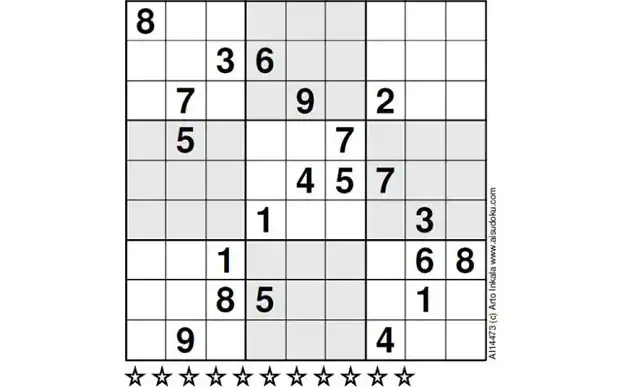
#> input picture test_image.jpeg, 620 x 387 px
$ jupyter execute --allow-errors opencvSudoku.ipynb
#> lines starting #> are read from the running program, lines starting #| are printed output that depends on the picture; after the words box and inside, x2 and y2 are one past the last pixel; in counts of white or black regions, pixels touching at a corner belong together
<a href="https://colab.research.google.com/github/Vkoundinya/SudokuSolver/blob/main/opencvSudoku.ipynb" target="_parent"></a>

[cell 1]
import cv2
import numpy as np
import imutils
from imutils.perspective import four_point_transform
from skimage.segmentation import clear_border
from keras.models import load_model
from keras.preprocessing.image import img_to_array
from sudoku import Sudoku

# New section

[cell 2]
def solveSudoku(board):
    solveGrid(0,0,board)
    return board

def solveGrid(row,col,board):
    currentRow=row
    currentCol=col
    if currentCol==len(board[row]):
        currentRow+=1
        currentCol=0
        if currentRow==len(board):
            return True
    if board[currentRow][currentCol]==0:
        return tryFilling(currentRow,currentCol,board)
    return solveGrid(currentRow,currentCol+1,board)

def tryFilling(row,col,board):
    for digit in range(1,10):
        if validPosition(digit,row,col,board):
            board[row][col]=digit
            if solveGrid(row,col+1,board):
                return True
    board[row][col]=0
    return False


def validPosition(value,row,col,board):
    rowIsValid = value not in board[row]
    colIsValid = value not in map(lambda r:r[col],board)
    if not rowIsValid or not colIsValid:
        return False
    subRow=row//3
    subCol=col//3
    for rowIdx in range(3):
        for colIdx in range(3):
            rowToCheck=subRow*3+rowIdx
            colToCheck=subCol*3+colIdx
            valueExisting=board[rowToCheck][colToCheck]
            if valueExisting==value:
                return False
    return True

[cell 3]
def find_board(puzzle):
    gray_image = cv2.cvtColor(puzzle, cv2.COLOR_BGR2GRAY)

    blurred_image = cv2.GaussianBlur(gray_image, (7, 7), 3)
    blurred_image = cv2.adaptiveThreshold(blurred_image, 255, cv2.ADAPTIVE_THRESH_GAUSSIAN_C, cv2.THRESH_BINARY, 11, 2)

    blurred_image = cv2.bitwise_not(blurred_image, blurred_image)
    kernel = np.array([[0., 1., 0.], [1., 1., 1.], [0., 1., 0.]], np.uint8)
    dialated_image = cv2.dilate(blurred_image, (13,13),8)

    cnts = cv2.findContours(blurred_image, cv2.RETR_LIST,
                            cv2.CHAIN_APPROX_NONE)
    cnts = imutils.grab_contours(cnts)
    cnts = sorted(cnts, key=cv2.contourArea, reverse=True)
    puzzleCnt = None

    for c in cnts:
        peri = cv2.arcLength(c, True)
        approx = cv2.approxPolyDP(c, 0.02 * peri, True)
        if len(approx) == 4:
            puzzleCnt = approx
            break

    if puzzleCnt is None:
        raise Exception(("Could not find Sudoku puzzle outline. "
                         "Try debugging your thresholding and contour steps."))

    puzzle1 = four_point_transform(puzzle, puzzleCnt.reshape(4, 2))
    warped = four_point_transform(gray_image, puzzleCnt.reshape(4, 2))
    return puzzle1, warped

Code to Find the Digit if present from Each Cell

[cell 4]
def find_digit_in_cell(cell):
    thresh = cv2.threshold(cell, 0, 255,
                           cv2.THRESH_BINARY_INV | cv2.THRESH_OTSU)[1]
    thresh = clear_border(thresh)
    cnts = cv2.findContours(thresh.copy(), cv2.RETR_LIST,
                            cv2.CHAIN_APPROX_NONE)
    cnts = imutils.grab_contours(cnts)
    if len(cnts) == 0:
        return None
        # otherwise, find the largest contour in the cell and create a
        # mask for the contour
    c = max(cnts, key=cv2.contourArea)
    mask = np.zeros(thresh.shape, dtype="uint8")
    cv2.drawContours(mask, [c], -1, 255, -1)
    (h, w) = thresh.shape
    percentFilled = cv2.countNonZero(mask) / float(w * h)
    # if less than 3% of the mask is filled then we are looking at
    # noise and can safely ignore the contour
    if percentFilled < 0.03:
        return None
    # apply the mask to the thresholded cell
    digit = cv2.bitwise_and(thresh, thresh, mask=mask)
    return digit

[cell 5]
puzzle = cv2.imread('test_image.jpeg')
#> puzzle is the input picture: shape (387, 620, 3); mean B, G, R 233.4, 233.5, 233.4
puzzle = cv2.resize(puzzle, (1400, 800))
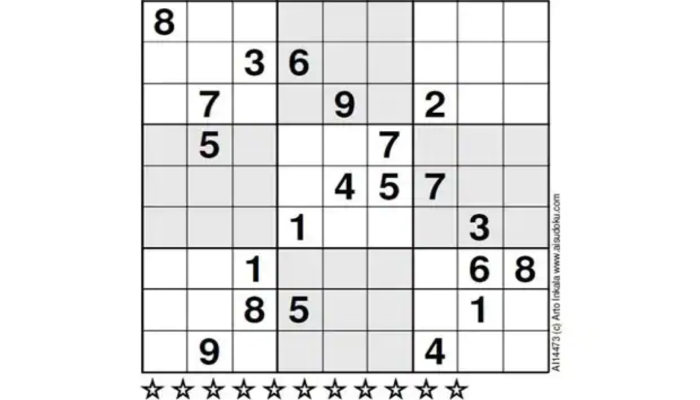
#> puzzle: shape (800, 1400, 3) (shown at 1/2 size); mean B, G, R 233.4, 233.4, 233.4

puzzleBoard, warped = find_board(puzzle)
#> in find_board, `blurred_image = cv2.GaussianBlur(gray_image, (7, 7), 3)`:
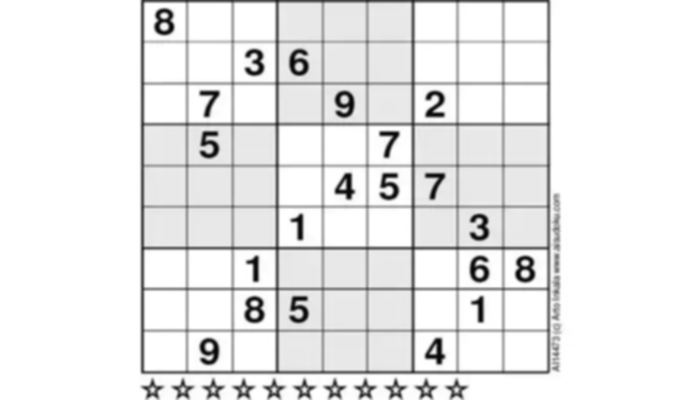
#> blurred_image: shape (800, 1400) (shown at 1/2 size); min 2, max 255, mean 233.4
#> in find_board, `blurred_image = cv2.adaptiveThreshold(blurred_image, 255, cv2.ADAPTIVE..`:
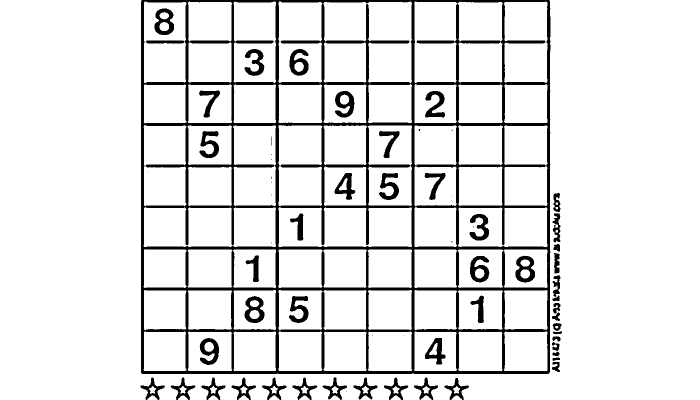
#> blurred_image: shape (800, 1400) (shown at 1/2 size); 89.6% white; 70 black regions (22 under 20 px), largest, box (x1, y1, x2, y2) and area: (282, 0, 1101, 748) 84660, (489, 592, 529, 646) 1180, (309, 17, 348, 70) 1167
#> in find_board, `blurred_image = cv2.bitwise_not(blurred_image, blurred_image)`:
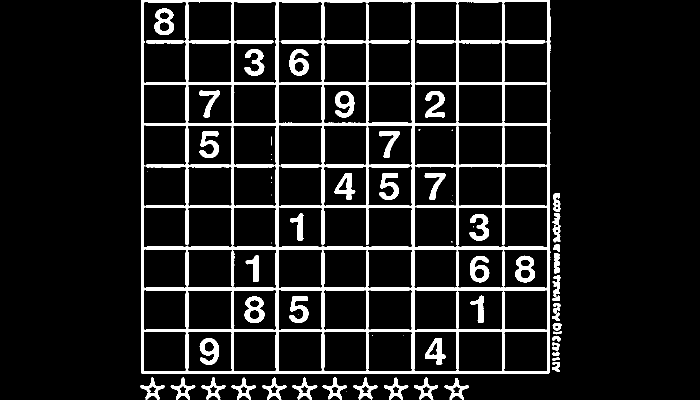
#> blurred_image: shape (800, 1400) (shown at 1/2 size); 10.4% white; 70 white regions (22 under 20 px), largest, box (x1, y1, x2, y2) and area: (282, 0, 1101, 748) 84660, (489, 592, 529, 646) 1180, (309, 17, 348, 70) 1167
#> in find_board, `dialated_image = cv2.dilate(blurred_image, (13,13),8)`:
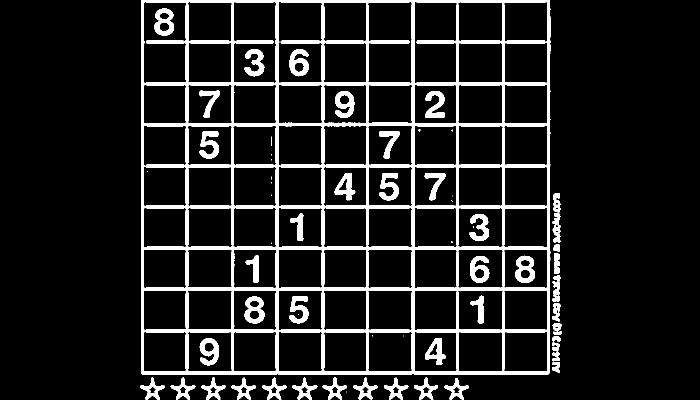
#> dialated_image: shape (800, 1400) (shown at 1/2 size); 11.3% white; 63 white regions (18 under 20 px)
#> in find_board, `cnts = cv2.findContours(blurred_image, cv2.RETR_LIST, cv2.CHAIN_APPROX..`: cnts = 163 contours, 23 with area under 20; largest, box (x1, y1, x2, y2) and area: (282, 0, 1101, 748) 610354, (556, 413, 825, 495) 20088, (646, 2, 825, 167) 20020, (827, 2, 1007, 167) 19938, (915, 414, 1096, 495) 13558
#> the loop in find_board, `for c in cnts:` made 1 pass
#> (peri, puzzleCnt) on pass 1: (3136.3, [[283, 0], [284, 747], [1099, 744], [1098, 0]])
#> in find_board, `puzzle1 = four_point_transform(puzzle, puzzleCnt.reshape(4, 2))`:
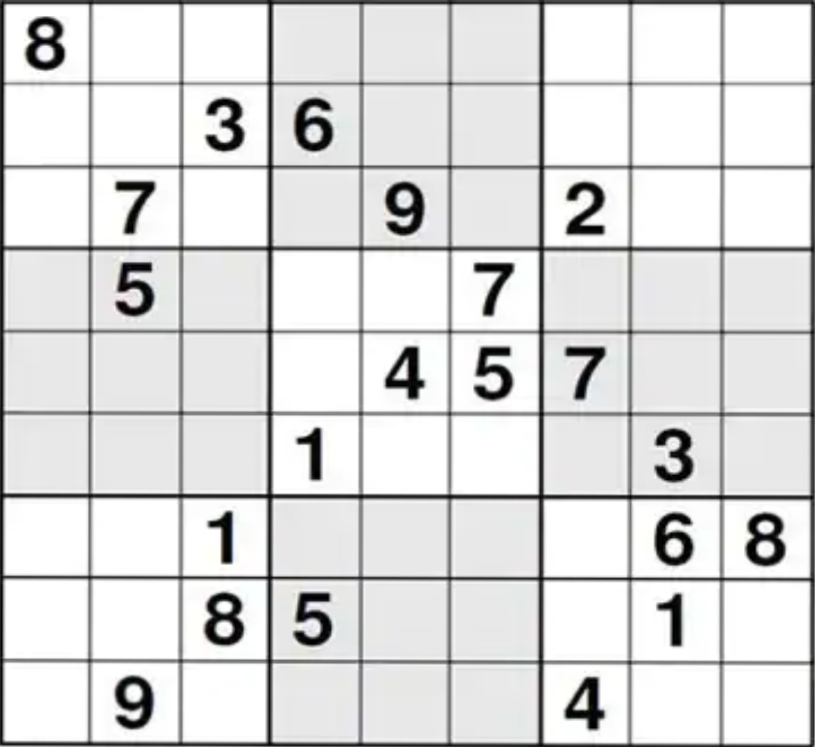
#> puzzle1: shape (747, 815, 3); mean B, G, R 219.3, 219.4, 219.3

#model=keras.models.load_model('digitPredict.h5')
board = np.zeros((9, 9), dtype="int")
# a Sudoku puzzle is a 9x9 grid (81 individual cells), so we can
# infer the location of each cell by dividing the warped image
# into a 9x9 gridß
stepX = warped.shape[1] // 9
#> stepX = 90
stepY = warped.shape[0] // 9
#> stepY = 83
# initialize a list to store the (x, y)-coordinates of each cell
# location
cellLocs = []

#> (the rest of this cell did not finish here and is left out)

[cell 6]
solutionBoard=solveSudoku(board)
